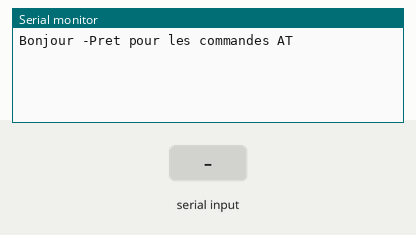
The sketch below on a simulated Arduino Uno, built with avr-gcc and run on an emulated ATmega328P. Parts: the last lines printed to the serial monitor. Inputs (shaded band) come from the test bench.

Above: at 2.2 s.
2.3 s: "1" received over the second serial link
At 3.4 s:
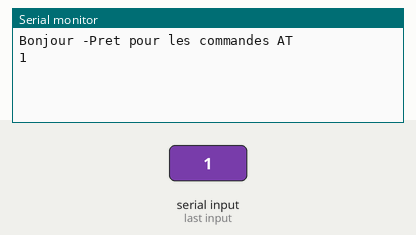
3.8 s: "0" received over the second serial link
At 4.5 s:
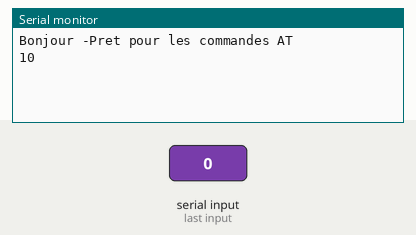

The sketch:

setup_hc.ino
```cpp
#include<SoftwareSerial.h>
#define TX 10
#define RX 11
SoftwareSerial BlueT(TX,RX);

void setup(){
Serial.begin(9600);
delay(500);
Serial.println("Bonjour -Pret pour les commandes AT");
BlueT.begin(38400);
delay(500);}

void loop(){
while (BlueT.available()) {
Serial.print(char(BlueT.read())); }
while (Serial.available()) {
BlueT.write(char(Serial.read())); }
}
```

Measured:
- after the input at 2.3 s, the serial monitor: prints a new line at once (image 1)
- after the input at 3.8 s, the serial monitor: prints a new line at once (image 2)
